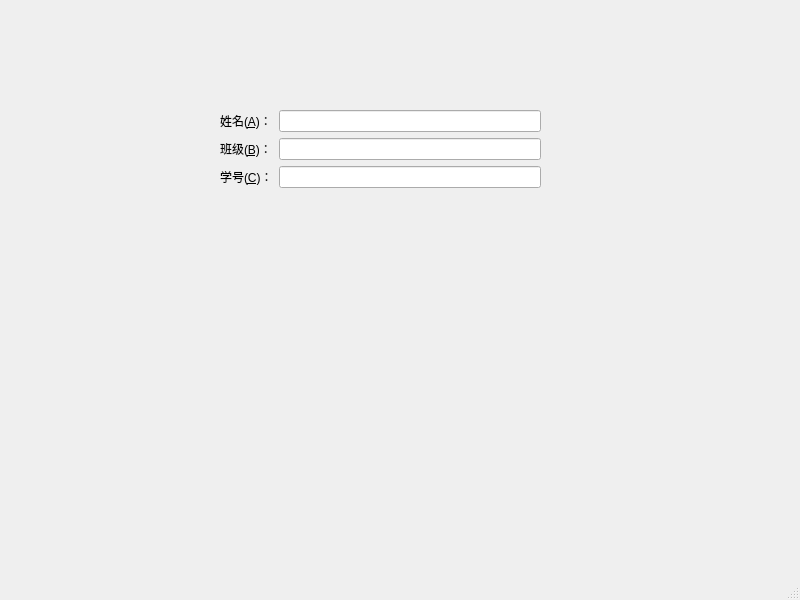
<?xml version="1.0" encoding="UTF-8"?>
<ui version="4.0">
 <class>MainWindow</class>
 <widget class="QMainWindow" name="MainWindow">
  <property name="geometry">
   <rect>
    <x>0</x>
    <y>0</y>
    <width>800</width>
    <height>600</height>
   </rect>
  </property>
  <property name="windowTitle">
   <string>MainWindow</string>
  </property>
  <widget class="QWidget" name="centralwidget">
   <widget class="QWidget" name="formLayoutWidget">
    <property name="geometry">
     <rect>
      <x>220</x>
      <y>110</y>
      <width>321</width>
      <height>291</height>
     </rect>
    </property>
    <layout class="QFormLayout" name="formLayout">
     <item row="0" column="0">
      <widget class="QLabel" name="label">
       <property name="text">
        <string>姓名(&amp;A)：</string>
       </property>
       <property name="buddy">
        <cstring>lineEdit</cstring>
       </property>
      </widget>
     </item>
     <item row="0" column="1">
      <widget class="QLineEdit" name="lineEdit"/>
     </item>
     <item row="1" column="0">
      <widget class="QLabel" name="label_2">
       <property name="text">
        <string>班级(&amp;B)：</string>
       </property>
       <property name="buddy">
        <cstring>lineEdit_2</cstring>
       </property>
      </widget>
     </item>
     <item row="1" column="1">
      <widget class="QLineEdit" name="lineEdit_2"/>
     </item>
     <item row="2" column="0">
      <widget class="QLabel" name="label_3">
       <property name="text">
        <string>学号(&amp;C)：</string>
       </property>
       <property name="buddy">
        <cstring>lineEdit_3</cstring>
       </property>
      </widget>
     </item>
     <item row="2" column="1">
      <widget class="QLineEdit" name="lineEdit_3"/>
     </item>
    </layout>
   </widget>
  </widget>
  <widget class="QMenuBar" name="menubar">
   <property name="geometry">
    <rect>
     <x>0</x>
     <y>0</y>
     <width>800</width>
     <height>23</height>
    </rect>
   </property>
  </widget>
  <widget class="QStatusBar" name="statusbar"/>
 </widget>
 <resources/>
 <connections/>
</ui>
